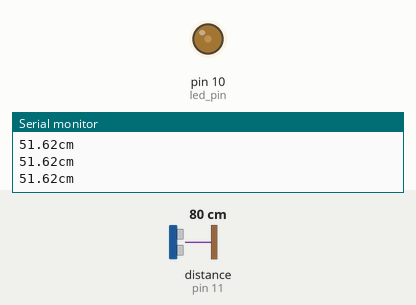
A sketch run on a simulated Arduino Uno, built with avr-gcc and run on an emulated ATmega328P. On the bench: output pins drawn as LEDs (lit = HIGH), the last lines printed to the serial monitor. Wiring (inferred from the names in the program): ultrasonic range finder: trigger pin 12; echo pin 11. Inputs (shaded band) come from the test bench; at power-on: distance to the obstacle (sensor on pin 11) 80 cm. The echo pulse lasts 58.3 µs per cm; pins used as bus, display or sensor lines are not drawn.

Above: at 2.2 s.
2.3 s: distance to the obstacle (sensor on pin 11) set to 120 cm
At 3.5 s:
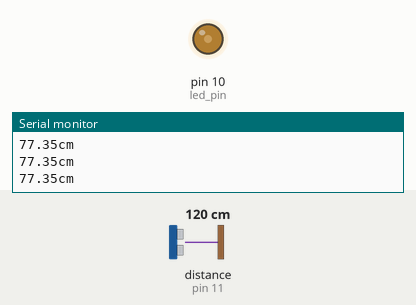
3.8 s: distance to the obstacle (sensor on pin 11) set to 250 cm
At 5.0 s:
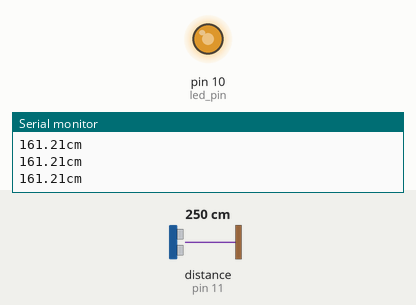
5.3 s: distance to the obstacle (sensor on pin 11) set to 299 cm
At 6.2 s:
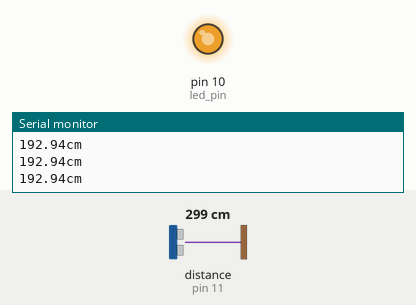
Timing chart, 0 to 8.3 s (numbered marks = the images above; inputs shaded):
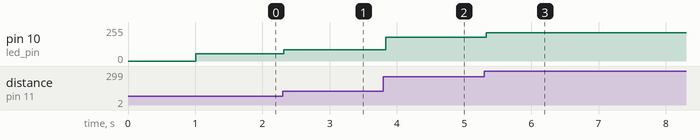

The sketch:

distance_echo_custom_algo_and_led.ino
```cpp
int trigger_pin = 12;
int echo_pin = 11;
int led_pin = 10;

bool is_transmitting_trigger = true;
long trigger_microseconds_elapsed = 0L;
long echo_microseconds_elapsed = 0L;

void setup() {
  pinMode(trigger_pin, OUTPUT);
  pinMode(led_pin, OUTPUT);
  Serial.begin(9600);
  delay(1000);
}

void loop() {
  if (trigger_microseconds_elapsed > 10L) {
    is_transmitting_trigger = false;
    trigger_microseconds_elapsed = 0L;
  }

  if (is_transmitting_trigger == true) {
    digitalWrite(trigger_pin, HIGH);
    trigger_microseconds_elapsed +=1L;
  } else {
    digitalWrite(trigger_pin, LOW);
    if (digitalRead(echo_pin) == HIGH) {
      echo_microseconds_elapsed +=1L;
    } else {
      if (echo_microseconds_elapsed > 0L) {
        // speed of sound: 343 micrometers per microsecond
        long micrometers_traversed_total = 343L * echo_microseconds_elapsed;
        double cm_traversed_total = micrometers_traversed_total / 1000.0;
        double cm_traversed_half = cm_traversed_total / 2.0;
        Serial.print(cm_traversed_half);
        Serial.println("cm");

        int led_output = map(cm_traversed_half, 0L, 230L, 0, 255);
        analogWrite(led_pin, led_output);

        delay(10);

        echo_microseconds_elapsed = 0L;
        is_transmitting_trigger = true;
      }
    }
  }
}
```

Measured:
- after the input at 2.3 s, pin 10 (led_pin): 56/255 → 85/255 at once
- after the input at 3.8 s, pin 10 (led_pin): 85/255 → 178/255 at once
- after the input at 5.3 s, pin 10 (led_pin): 178/255 → 212/255 at once
